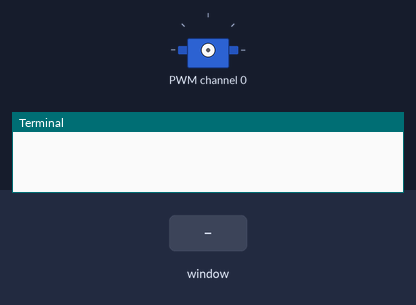
The program below on a simulated Raspberry Pi (BCM pin numbers). Parts: servo, the last lines printed to the terminal. Inputs (shaded band) come from the test bench. The desktop window is not drawn, its controls go by their first labels and the mouse button is held 0.15 s; servo angles are drawn from the pulse width (0.5 ms = 0°, 2.5 ms = 180°); library files of the repository ran but are not shown: PCA9685.py.

Above: at 1.2 s.
1.3 s: slider 1 in the window set to 1625
2.8 s: slider 1 in the window set to 2500
At 3.3 s:
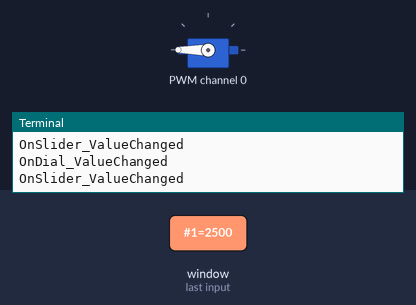
4.3 s: slider 1 in the window set to 750
At 5.5 s:
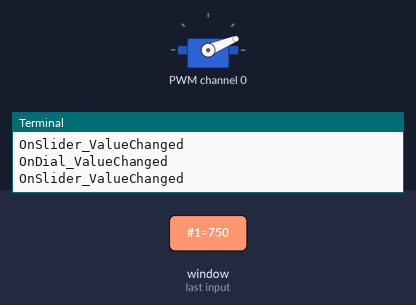
5.8 s: slider 1 in the window set to 1188
At 6.8 s:
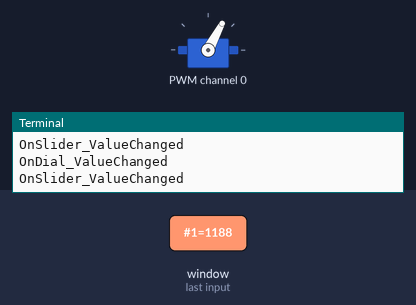
7.3 s: slider 2 in the window set to 1625
At 8.0 s:
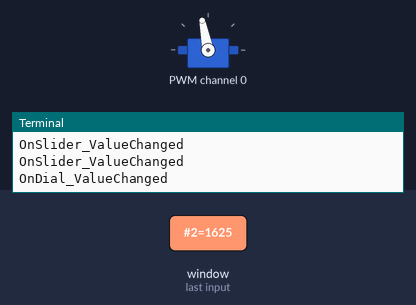
8.8 s: slider 2 in the window set to 2500
At 9.1 s:
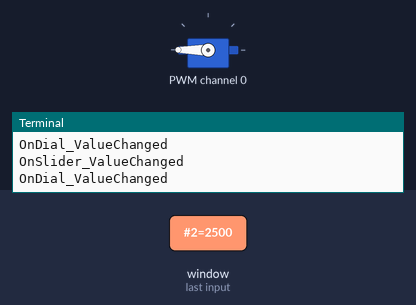
Timing chart, 0 to 11.3 s (numbered marks = the images above; inputs shaded):
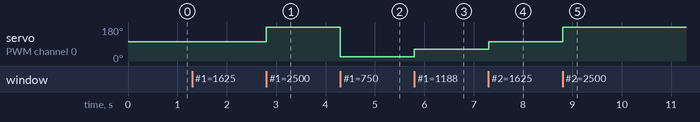

Measured:
- after the input at 2.8 s, servo on PWM channel 0: 101° → 180° at once
- after the input at 4.3 s, servo on PWM channel 0: 180° → 22° at once
- after the input at 5.8 s, servo on PWM channel 0: 22° → 62° at once
- after the input at 7.3 s, servo on PWM channel 0: 62° → 101° at once
- after the input at 8.8 s, servo on PWM channel 0: 101° → 180° at once

The program:

ServoControlWidget.py
```python
import sys
from PyQt5.QtWidgets import *
from PCA9685 import PCA9685
from ClockWidget import ClockWidget
from ServoWidget import ServoWidget


class ServoControlWidget(QWidget):

    def __init__(self):
        QWidget.__init__(self)
        self.layout = QVBoxLayout()
        self.layout.setSpacing(5)
        self.layout.setContentsMargins(1, 1, 1, 1)
        self.setLayout(self.layout)
        self.Setup_Servo()
        # self.Setup_ClockWidget()
        self.Setup_ServoWidget()

    def Setup_Servo(self):
        self.pwm = PCA9685(0x40, debug=False)
        self.pwm.setPWMFreq(50)

    def Setup_ClockWidget(self):
        self.clockWidget = ClockWidget()
        self.layout.addWidget(self.clockWidget)
        self.clockWidget.secSignal.connect(self.OnSecSignal)

    def Setup_ServoWidget(self):
        channel = 0
        self.servoWidget = ServoWidget(channel, self.pwm)
        self.layout.addWidget(self.servoWidget)

    def OnSecSignal(self):
        print("OnSecSignal")


if __name__ == "__main__":
    app = QApplication(sys.argv)
    app.setStyle('Oxygen')  # 'Fusion', 'Motif' 'Breeze', 'Oxygen', 'QtCurve', 'Windows'
    w = ServoControlWidget()
    w.show()
    sys.exit(app.exec_())
```

ClockWidget.py
```python
#!/usr/bin/env python

import time
from PyQt5.QtWidgets import *
from PyQt5.QtCore import *


class ClockWidget(QWidget):
    secSignal = pyqtSignal()

    def __init__(self):
        super().__init__()
        self.Setup_Layout()
        self.Setup_Timer()
        self.Update()

    def Setup_Layout(self):
        self.layout = QHBoxLayout()
        self.setLayout(self.layout)
        self.dateTimeLabel = QLabel()
        self.dateTimeLabel.setFrameStyle(QFrame.Panel | QFrame.Sunken)
        self.layout.addWidget(self.dateTimeLabel)

    def Setup_Timer(self):
        self.timer = QTimer()
        self.timer.timeout.connect(self.Update)

        # Sync Clock to second
        curDateTime = QDateTime.currentDateTime()
        mSec = float(1000-int(curDateTime.toString("zzz")))
        time.sleep(mSec/1000)
        self.timer.start(1000)

    def Update(self):
        curDateTime = QDateTime.currentDateTime()
        curDateTimeStr = curDateTime.toString('yyyy-MM-dd  hh:mm:ss')
        self.dateTimeLabel.setText(curDateTimeStr)
        self.secSignal.emit()
```

ServoWidget.py
```python
from PyQt5.QtCore import Qt
from PyQt5.QtWidgets import *
from PCA9685 import PCA9685


class ServoWidget(QWidget):

    def __init__(self, channel: int, pwm: PCA9685):
        QWidget.__init__(self)
        self.channel = channel
        self.pwm = pwm
        self.pwmMin = 750
        self.pwmMax = 2500
        self.Setup_Layout()
        self.Setup_Dial()
        self.Setup_Slider()
        self.Setup_LcdNumber()

    def Setup_Layout(self):
        self.layout = QVBoxLayout()
        self.layout.setSpacing(5)
        self.layout.setContentsMargins(1, 1, 1, 1)
        self.setLayout(self.layout)

    def Setup_Dial(self):
        self.dial = QDial()
        self.dial.setRange(self.pwmMin, self.pwmMax)
        self.dial.setSingleStep(1)
        self.layout.addWidget(self.dial)
        self.dial.valueChanged.connect(self.OnDial_ValueChanged)

    def Setup_Slider(self):
        self.slider = QSlider()
        self.slider.setOrientation(Qt.Horizontal)
        self.slider.setRange(self.pwmMin, self.pwmMax)
        self.layout.addWidget(self.slider)
        self.slider.valueChanged.connect(self.OnSlider_ValueChanged)

    def Setup_LcdNumber(self):
        self.lcdNumber = QLCDNumber()
        self.lcdNumber.setMinimumHeight(40)
        self.layout.addWidget(self.lcdNumber)

    def OnDial_ValueChanged(self):
        print('OnDial_ValueChanged')
        value = self.dial.value()
        self.Set_Value(value)

    def OnSlider_ValueChanged(self):
        print('OnSlider_ValueChanged')
        value = self.slider.value()
        self.Set_Value(value)

    def Set_Value(self, value):
        if self.dial.value() != value:
            self.dial.setValue(value)
        if self.slider.value() != value:
            self.slider.setValue(value)
        self.lcdNumber.display(value)
        self.pwm.setServoPulse(self.channel, value)
```
